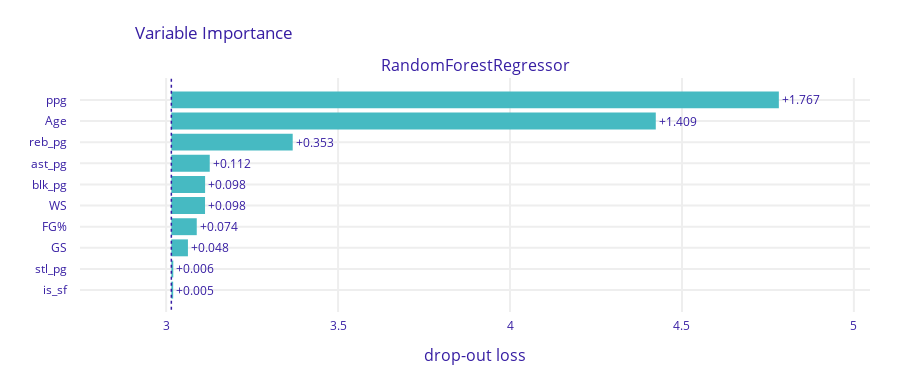

The notebook cell this image was saved under:
### Markdown cell above
Note that the $ r^2 $ and MSE are roughly the same as the one computed using getRegAccuracy

### Code cell
# Variable importance model
nba_rf_exp.model_parts(B = 10).plot()

### Figure 1 — Plotly figure (JSON) as saved in the notebook; plotly's stock layout.template omitted (floating-point values rounded to 4 significant figures)
{"data": [{"base": 3.015, "hoverinfo": "text", "hoverlabel": {"bgcolor": "rgba(0,0,0,0.8)"}, "hovertext": ["Model: RandomForestRegressor loss after<br>variable: ppg is permuted: 4.782<br>Drop-out loss change: +1.767", "Model: RandomForestRegressor loss after<br>variable: Age is permuted: 4.424<br>Drop-out loss change: +1.409", "Model: RandomForestRegressor loss after<br>variable: reb_pg is permuted: 3.368<br>Drop-out loss change: +0.353", "Model: RandomForestRegressor loss after<br>variable: ast_pg is permuted: 3.127<br>Drop-out loss change: +0.112", "Model: RandomForestRegressor loss after<br>variable: blk_pg is permuted: 3.113<br>Drop-out loss change: +0.098", "Model: RandomForestRegressor loss after<br>variable: WS is permuted: 3.113<br>Drop-out loss change: +0.098", "Model: RandomForestRegressor loss after<br>variable: FG% is permuted: 3.089<br>Drop-out loss change: +0.074", "Model: RandomForestRegressor loss after<br>variable: GS is permuted: 3.063<br>Drop-out loss change: +0.048", "Model: RandomForestRegressor loss after<br>variable: stl_pg is permuted: 3.021<br>Drop-out loss change: +0.006", "Model: RandomForestRegressor loss after<br>variable: is_sf is permuted: 3.02<br>Drop-out loss change: +0.005"], "marker": {"color": "#46bac2"}, "orientation": "h", "showlegend": false, "text": ["+1.767", "+1.409", "+0.353", "+0.112", "+0.098", "+0.098", "+0.074", "+0.048", "+0.006", "+0.005"], "textposition": "outside", "type": "bar", "x": [1.767, 1.409, 0.3529, 0.1117, 0.09818, 0.09797, 0.07389, 0.04826, 0.005654, 0.005315], "xaxis": "x", "y": ["ppg", "Age", "reb_pg", "ast_pg", "blk_pg", "WS", "FG%", "GS", "stl_pg", "is_sf"], "yaxis": "y"}], "layout": {"annotations": [{"font": {"size": 16}, "showarrow": false, "text": "RandomForestRegressor", "x": 0.5, "xanchor": "center", "xref": "paper", "y": 1, "yanchor": "bottom", "yref": "paper"}, {"font": {"size": 16}, "showarrow": false, "text": "drop-out loss", "x": 0.5, "xanchor": "center", "xref": "paper", "y": 0, "yanchor": "top", "yref": "paper", "yshift": -30}], "font": {"color": "#371ea3"}, "height": 383, "margin": {"b": 71, "r": 30, "t": 78}, "shapes": [{"line": {"color": "#371ea3", "dash": "dot", "width": 1.5}, "type": "line", "x0": 3.015, "x1": 3.015, "xref": "x", "y0": -1, "y1": 10, "yref": "y"}], "title": {"text": "Variable Importance", "x": 0.15}, "xaxis": {"anchor": "y", "automargin": true, "domain": [0, 1], "fixedrange": true, "gridwidth": 2, "range": [2.749, 5.047], "tickcolor": "white", "ticklen": 3, "ticks": "outside", "type": "linear", "zeroline": false}, "yaxis": {"anchor": "x", "automargin": true, "autorange": "reversed", "domain": [0, 1], "fixedrange": true, "gridwidth": 2, "tickcolor": "white", "ticklen": 10, "ticks": "outside", "type": "category"}}}
